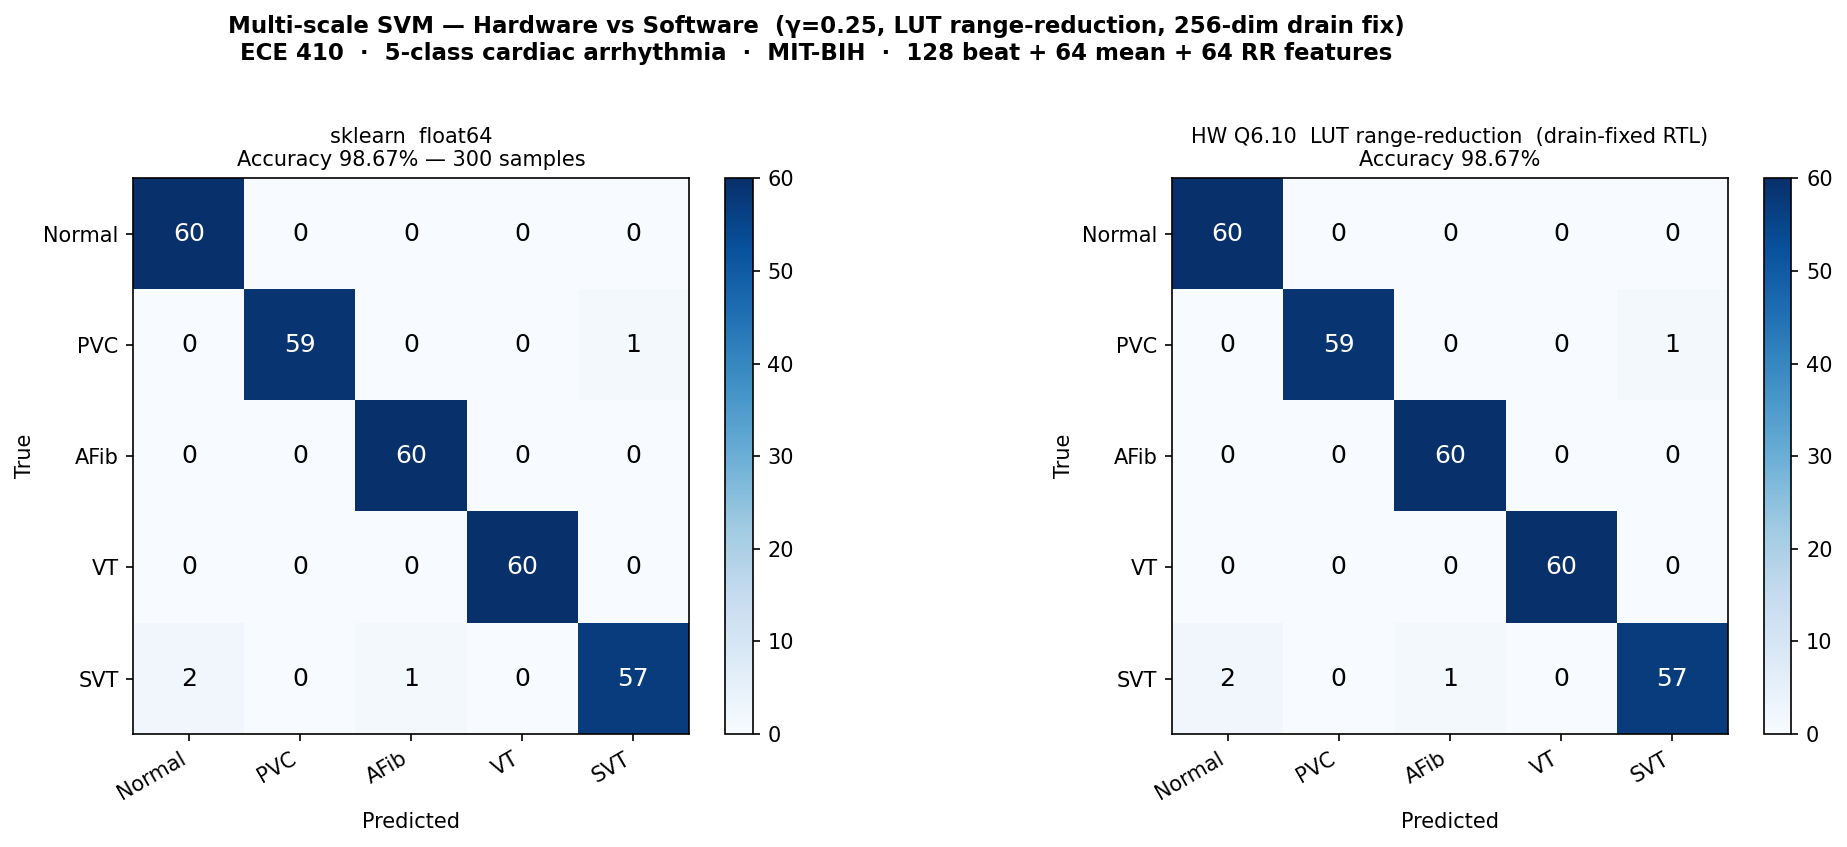

Python code for this plot:
"""
confusion_comparison.py  —  ECE410_project_tb_netlist
======================================================
Side-by-side confusion matrices: sklearn float64 vs HW Q6.10 LUT kernel.

HW kernel matrix is computed with Numba JIT (parallel prange).
The hw_dist_nb model includes the 2-cycle pipeline drain (Fix #10) so
all 256 feature dimensions contribute — matching the fixed RTL exactly.

Outputs:
  confusion_comparison.png  in the same directory as this script
"""

import sys, math, ctypes, warnings, time
import numpy as np
import matplotlib
matplotlib.use("Agg")
import matplotlib.pyplot as plt
from sklearn.svm import SVC
from sklearn.metrics import accuracy_score, confusion_matrix
from sklearn.model_selection import train_test_split
from numba import njit, prange

warnings.filterwarnings("ignore")

# ─────────────────────────────────────────────────────────────────────────────
# 0.  Constants
# ─────────────────────────────────────────────────────────────────────────────
FRAC_BITS        = 10
SCALE            = 1 << FRAC_BITS           # 1024
DIST_WIDTH       = 20
MAX_DIST_Q       = (1 << DIST_WIDTH) - 1    # 0xFFFFF

FEATURE_DIM      = 256
FEAT_SINGLE      = 128
FEAT_10BEAT      = 64
FEAT_100RR       = 64
HALF_SINGLE      = FEAT_SINGLE  // 2
HALF_10BEAT      = FEAT_10BEAT  // 2
N_BEATS_10       = 10
N_BEATS_100      = 100
NORMAL_RR        = 308

NUM_CLASSES      = 5
MAX_SV_PER_CLASS = 50
CLASS_NAMES      = ["Normal", "PVC", "AFib", "VT", "SVT"]
DEFAULT_GAMMA    = 0.25

HORNER_COEFFS = [1024, 1024, 512, 170, 42, 8, 1, 0, 0, 0, 0, 0, 0, 1, 1, 1]
EXP_INT_LUT   = [round(math.exp(-i) * SCALE) for i in range(16)]

import os
OUT_DIR = os.path.dirname(os.path.abspath(__file__))

# Numba-visible constant arrays
_EXP_LUT_NB  = np.array(EXP_INT_LUT,   dtype=np.int64)
_HORNER_NB   = np.array(HORNER_COEFFS, dtype=np.int64)

# ─────────────────────────────────────────────────────────────────────────────
# 1.  Numba-JIT HW functions
# ─────────────────────────────────────────────────────────────────────────────

@njit(cache=True)
def _to_i16(v):
    """Signed int16 wrap — same semantics as ctypes.c_int16."""
    v = int(v) & 0xFFFF
    if v >= 32768:
        v -= 65536
    return v


@njit(cache=True)
def hw_dist_nb(x_q, sv_q):
    """
    Fixed-point distance accumulator with 2-cycle drain.

    Models the svm_compute_core distance_matrix pipeline exactly after Fix #10:
      diff -> diff_squared -> accumulator  (2-stage delay)
    Two drain cycles after the last valid_in flush dim[254] and dim[255].
    All 256 feature dimensions are accumulated.
    """
    acc = np.int64(0)
    prev_d   = np.int64(0)
    prev_dsq = np.int64(0)
    for k in range(256):
        xi   = _to_i16(x_q[k])
        si   = _to_i16(sv_q[k])
        diff = _to_i16(xi - si)
        acc     += prev_dsq >> 10
        prev_dsq = prev_d * prev_d
        prev_d   = diff
    # drain 1
    acc     += prev_dsq >> 10
    prev_dsq = prev_d * prev_d
    # drain 2
    acc += prev_dsq >> 10
    if acc > np.int64(0xFFFFF):
        acc = np.int64(0xFFFFF)
    return acc


@njit(cache=True)
def hw_kernel_nb(gamma_q, dist_q, exp_lut, horner_c):
    """
    Range-reduction RBF kernel in Q6.10.
    exp(-γd²) = exp(-I) × exp(-F)
      I  = integer index into exp_lut (0-15)
      F  = fractional part, Horner polynomial for exp(-F/1024)
    """
    gamma_s = _to_i16(gamma_q)
    dist_u  = dist_q & np.int64(0xFFFFF)
    P       = gamma_s * dist_u
    I       = P >> 20
    F_q     = (P >> 10) & np.int64(1023)
    if I >= 16:
        return np.int64(0)
    lut_val = exp_lut[I]
    x      = _to_i16(-F_q)
    result = _to_i16(horner_c[15])
    for n in range(14, -1, -1):
        t32    = _to_i16(x) * _to_i16(result)
        result = _to_i16(horner_c[n] + (t32 >> 10))
    horner_val = np.int64(result)
    if horner_val < 0:    horner_val = np.int64(0)
    if horner_val > 1024: horner_val = np.int64(1024)
    combined = (lut_val * horner_val) >> 10
    if combined < 0:    combined = np.int64(0)
    if combined > 1024: combined = np.int64(1024)
    return combined


@njit(parallel=True, cache=True)
def compute_kernel_matrix_nb(X_q, SV_q, gamma_q, exp_lut, horner_c):
    """
    Parallel HW kernel matrix computation — Numba prange over test samples.
    X_q:  (N, 256) int32   SV_q: (M, 256) int32
    Returns (N, M) float64  (kernel values already divided by 1024).
    """
    N = X_q.shape[0]
    M = SV_q.shape[0]
    K = np.zeros((N, M), dtype=np.float64)
    for i in prange(N):
        for j in range(M):
            dq     = hw_dist_nb(X_q[i], SV_q[j])
            K[i,j] = hw_kernel_nb(gamma_q, dq, exp_lut, horner_c) / 1024.0
    return K


# ─────────────────────────────────────────────────────────────────────────────
# 2.  Fixed-point helpers (Python-side)
# ─────────────────────────────────────────────────────────────────────────────

def float_to_q10(f):
    return ctypes.c_uint16(int(round(f * SCALE))).value

def vecs_to_q10(X: np.ndarray) -> np.ndarray:
    """(N, D) float32 → (N, D) int32  Q6.10 encoding."""
    return np.round(X * SCALE).astype(np.int32)

# ─────────────────────────────────────────────────────────────────────────────
# 3.  Multi-scale feature extraction  (128 + 64 + 64 = 256 dims)
# ─────────────────────────────────────────────────────────────────────────────

def extract_multiscale(sig, all_beat_samples, beat_idx):
    s = int(all_beat_samples[beat_idx]); n = len(sig)
    if s < HALF_SINGLE or s + HALF_SINGLE > n:
        return None
    seg1 = sig[s - HALF_SINGLE : s + HALF_SINGLE].copy()
    pk1  = np.max(np.abs(seg1))
    if pk1 < 1e-6: return None
    seg1 = (seg1 / pk1).astype(np.float32)

    half10 = N_BEATS_10 // 2
    i0 = max(0, beat_idx - half10); i1 = min(len(all_beat_samples), beat_idx + half10)
    segs2 = []
    for bi in range(i0, i1):
        bs = int(all_beat_samples[bi])
        if bs >= HALF_10BEAT and bs + HALF_10BEAT <= n:
            seg = sig[bs - HALF_10BEAT : bs + HALF_10BEAT].astype(np.float32)
            pk2 = np.max(np.abs(seg))
            if pk2 > 1e-6: segs2.append(seg / pk2)
    if not segs2: return None
    seg2 = np.mean(segs2, axis=0).astype(np.float32)

    j0 = max(0, beat_idx - N_BEATS_100)
    rr_raw = np.diff(all_beat_samples[j0 : beat_idx + 1]).astype(np.float32)
    if len(rr_raw) < 2: return None
    rr_norm = np.clip(rr_raw / NORMAL_RR, 0.0, 2.0)
    seg3 = np.interp(np.linspace(0, 1, FEAT_100RR),
                     np.linspace(0, 1, len(rr_norm)), rr_norm).astype(np.float32)
    return np.concatenate([seg1, seg2, seg3])

# ─────────────────────────────────────────────────────────────────────────────
# 4.  MIT-BIH loader
# ─────────────────────────────────────────────────────────────────────────────
ALL_MITBIH = tuple(str(r) for r in list(range(100, 125)) + list(range(200, 235)))
_BEAT_SYMS = set("NLReEjJAaSVFQf")

def load_mitbih_beats(records=ALL_MITBIH, max_per_class=300):
    import wfdb
    BMAP = {"N": 0, "L": 0, "R": 0, "e": 0,
            "V": 1, "E": 1,
            "A": 4, "a": 4, "J": 4, "S": 4}
    beats = {i: [] for i in range(NUM_CLASSES)}
    for rec in records:
        try:
            r   = wfdb.rdrecord(rec, pn_dir="mitdb")
            ann = wfdb.rdann(rec, "atr", pn_dir="mitdb")
        except Exception as e:
            print(f"  [skip] {rec}: {e}"); continue
        sig = r.p_signal[:, 0].astype(np.float32)
        beat_samp_list, beat_sym_list = [], []
        for s, sym in zip(ann.sample, ann.symbol):
            if sym in _BEAT_SYMS:
                beat_samp_list.append(s); beat_sym_list.append(sym)
        if len(beat_samp_list) < 3: continue
        all_beat_samples = np.array(beat_samp_list, dtype=np.int32)
        afib_regions = []
        if hasattr(ann, "aux_note"):
            in_afib = False; afib_start = None
            for s, sym, aux in zip(ann.sample, ann.symbol, ann.aux_note):
                if sym == "+" and aux:
                    if "(AFIB" in aux: in_afib = True; afib_start = s
                    elif in_afib and "(" in aux:
                        afib_regions.append((afib_start, s)); in_afib = False
            if in_afib and afib_start is not None:
                afib_regions.append((afib_start, len(sig)))
        for beat_idx, (s_idx, sym) in enumerate(
                zip(all_beat_samples.tolist(), beat_sym_list)):
            in_afib = any(a0 <= s_idx <= a1 for a0, a1 in afib_regions)
            if in_afib and sym in ("N", "L", "R", "V", "A"): cls = 2
            elif sym in BMAP: cls = BMAP[sym]
            else: continue
            if len(beats[cls]) >= max_per_class: continue
            feat = extract_multiscale(sig, all_beat_samples, beat_idx)
            if feat is not None: beats[cls].append(feat)
    return beats

# ─────────────────────────────────────────────────────────────────────────────
# 5.  Synthetic ECG generators (fill gaps when real data is scarce)
# ─────────────────────────────────────────────────────────────────────────────

def _gauss(t, mu, sig, amp):
    return amp * np.exp(-0.5 * ((t - mu) / sig) ** 2)

def _rr_to_64(rr_samples):
    rr_norm = np.clip(np.asarray(rr_samples, np.float32) / NORMAL_RR, 0.0, 2.0)
    return np.interp(np.linspace(0, 1, 64),
                     np.linspace(0, 1, len(rr_norm)), rr_norm).astype(np.float32)

def _make_ms(beat_fn, rr_fn, n, noise1, noise2, rng):
    t128 = np.linspace(-1, 1, 128); t64 = np.linspace(-1, 1, 64); out = []
    for _ in range(n):
        s1 = beat_fn(t128, rng) + rng.normal(0, noise1, 128)
        s1 = (s1 / (np.max(np.abs(s1)) + 1e-9)).astype(np.float32)
        s2 = beat_fn(t64,  rng) + rng.normal(0, noise2, 64)
        s2 = (s2 / (np.max(np.abs(s2)) + 1e-9)).astype(np.float32)
        s3 = _rr_to_64(rr_fn(99, rng))
        out.append(np.concatenate([s1, s2, s3]))
    return out

def synth_normal(n, rng):
    def beat(t, r): return (_gauss(t,-0.50,0.08,0.15)+_gauss(t,-0.05,0.03,-0.15)
                            +_gauss(t, 0.00,0.04,1.00)+_gauss(t, 0.05,0.03,-0.10)
                            +_gauss(t, 0.35,0.10,0.35))
    def rr(nb, r):  return r.normal(NORMAL_RR, NORMAL_RR*0.05, nb)
    return _make_ms(beat, rr, n, 0.03, 0.02, rng)

def synth_pvc(n, rng):
    def beat(t, r):
        w = r.uniform(0.12, 0.18)
        return (_gauss(t,-0.02,w,-0.8)+_gauss(t,0.12,w*0.8,0.5)+_gauss(t,0.45,0.15,-0.4))
    def rr(nb, r):
        rv = r.normal(NORMAL_RR, NORMAL_RR*0.05, nb)
        for pos in r.choice(nb-1, max(1, int(nb*0.05)), replace=False):
            rv[pos] = r.uniform(0.68, 0.82)*NORMAL_RR
            rv[pos+1] = r.uniform(1.15, 1.35)*NORMAL_RR
        return rv
    return _make_ms(beat, rr, n, 0.04, 0.03, rng)

def synth_afib(n, rng):
    def beat(t, r):
        bl = sum(r.uniform(0.03,0.08)*np.sin(2*np.pi*ff*t+r.uniform(0,6.28))
                 for ff in r.uniform(4,10,6))
        o = r.uniform(-0.05, 0.05)
        return (_gauss(t,o-0.04,0.025,-0.12)+_gauss(t,o,0.035,0.90)
                +_gauss(t,o+0.04,0.025,-0.08)+_gauss(t,o+0.30,0.09,0.25)+bl)
    def rr(nb, r): return r.uniform(0.50*NORMAL_RR, 1.50*NORMAL_RR, nb)
    return _make_ms(beat, rr, n, 0.06, 0.05, rng)

def synth_vt(n, rng):
    def beat(t, r):
        w = r.uniform(0.10, 0.16); p = r.choice([-1, 1])
        return (_gauss(t,0.00,w,p*0.95)+_gauss(t,0.08,w*0.9,p*0.30)
                +_gauss(t,0.35,0.14,-p*0.35))
    def rr(nb, r): return r.normal(144, 4, nb)
    return _make_ms(beat, rr, n, 0.04, 0.03, rng)

def synth_svt(n, rng):
    def beat(t, r): return (_gauss(t,-0.02,0.030,-0.10)+_gauss(t, 0.00,0.035, 1.00)
                            +_gauss(t, 0.04,0.025,-0.08)+_gauss(t, 0.22,0.070, 0.25)
                            +_gauss(t, 0.18,0.040,-0.10))
    def rr(nb, r): return r.normal(120, 3, nb)
    return _make_ms(beat, rr, n, 0.03, 0.02, rng)

SYNTH_FNS = [synth_normal, synth_pvc, synth_afib, synth_vt, synth_svt]

# ─────────────────────────────────────────────────────────────────────────────
# 6.  Dataset builder
# ─────────────────────────────────────────────────────────────────────────────

def build_dataset(n_per_class=300):
    print("\n=== Loading MIT-BIH records (multi-scale features) ===")
    real = load_mitbih_beats(max_per_class=n_per_class)
    rng  = np.random.default_rng(42)
    X, y = [], []
    for cls in range(NUM_CLASSES):
        rb = real.get(cls, []); n_real = len(rb)
        n_syn = max(0, n_per_class - n_real)
        for b in rb:          X.append(b); y.append(cls)
        for b in SYNTH_FNS[cls](n_syn, rng): X.append(b); y.append(cls)
        print(f"  Class {cls} ({CLASS_NAMES[cls]:7s}): "
              f"{n_real:3d} real + {n_syn:3d} synthetic")
    return np.array(X, np.float32), np.array(y, np.int32)

# ─────────────────────────────────────────────────────────────────────────────
# 7.  OvO reconstruction helpers
# ─────────────────────────────────────────────────────────────────────────────

def make_ovo_fns(clf):
    n_cls        = len(clf.classes_)
    sv_class_idx = np.concatenate([np.full(nc, i)
                                   for i, nc in enumerate(clf.n_support_)])

    def reconstruct(K_mat):
        n_test  = K_mat.shape[0]
        n_pairs = n_cls * (n_cls - 1) // 2
        dec = np.zeros((n_test, n_pairs))
        p = 0
        for a in range(n_cls):
            for b in range(a + 1, n_cls):
                sa = sv_class_idx == a; sb = sv_class_idx == b
                dec[:, p] = (K_mat[:, sa] @ clf.dual_coef_[b-1, sa]
                           + K_mat[:, sb] @ clf.dual_coef_[a,   sb]
                           + clf.intercept_[p])
                p += 1
        return dec

    def vote(dec):
        votes = np.zeros((dec.shape[0], n_cls), dtype=int)
        p = 0
        for a in range(n_cls):
            for b in range(a + 1, n_cls):
                mask = dec[:, p] > 0
                votes[ mask, a] += 1
                votes[~mask, b] += 1
                p += 1
        return clf.classes_[np.argmax(votes, axis=1)]

    return reconstruct, vote

# ─────────────────────────────────────────────────────────────────────────────
# 8.  Plot helpers
# ─────────────────────────────────────────────────────────────────────────────

def plot_cm(ax, cm, title, fig):
    im = ax.imshow(cm, interpolation="nearest", cmap="Blues")
    fig.colorbar(im, ax=ax, fraction=0.046, pad=0.04)
    ax.set(xticks=range(NUM_CLASSES), yticks=range(NUM_CLASSES),
           xticklabels=CLASS_NAMES, yticklabels=CLASS_NAMES,
           xlabel="Predicted", ylabel="True")
    ax.set_title(title, fontsize=10)
    thresh = cm.max() / 2.0
    for i in range(NUM_CLASSES):
        for j in range(NUM_CLASSES):
            ax.text(j, i, str(cm[i, j]), ha="center", va="center", fontsize=12,
                    color="white" if cm[i, j] > thresh else "black")
    plt.setp(ax.get_xticklabels(), rotation=30, ha="right")

# ─────────────────────────────────────────────────────────────────────────────
# 9.  Main
# ─────────────────────────────────────────────────────────────────────────────

def main():
    print(f"EXP_INT_LUT = {EXP_INT_LUT}")

    # ── Dataset ──────────────────────────────────────────────────────────────
    X, y = build_dataset(n_per_class=300)
    X_tr, X_te, y_tr, y_te = train_test_split(
        X, y, test_size=0.2, stratify=y, random_state=42)

    # ── sklearn SVM ──────────────────────────────────────────────────────────
    gamma = DEFAULT_GAMMA
    print(f"\n=== Training sklearn RBF SVM  gamma={gamma}  C=1.0 ===")
    clf = SVC(kernel="rbf", gamma=gamma, C=1.0,
              decision_function_shape="ovr", random_state=42)
    clf.fit(X_tr, y_tr)
    print(f"  Total SVs: {clf.n_support_.sum()}  per class: "
          + " ".join(f"{CLASS_NAMES[i]}={clf.n_support_[i]}"
                     for i in range(NUM_CLASSES)))

    y_pred_sk = clf.predict(X_te)
    sk_acc    = accuracy_score(y_te, y_pred_sk)
    print(f"  sklearn accuracy: {sk_acc:.4f}")

    # ── HW kernel matrix (Numba) ─────────────────────────────────────────────
    sv_all  = clf.support_vectors_          # all sklearn SVs
    n_sv    = len(sv_all)
    N_eval  = len(X_te)

    # Q6.10 arrays
    gamma_q  = int(float_to_q10(gamma))
    X_q_te   = vecs_to_q10(X_te)           # (N_eval, 256) int32
    SV_q     = vecs_to_q10(sv_all)          # (n_sv,   256) int32

    # JIT warm-up (compiles on small arrays, cached for next run)
    print(f"\n=== HW kernel matrix: {N_eval} × {n_sv} SVs (Numba JIT) ===")
    _d = np.zeros((1, 256), dtype=np.int32)
    print("  Compiling Numba kernels (first run only)...", flush=True)
    _ = compute_kernel_matrix_nb(_d, _d, gamma_q, _EXP_LUT_NB, _HORNER_NB)
    print("  JIT ready.", flush=True)

    t0    = time.perf_counter()
    K_hw  = compute_kernel_matrix_nb(X_q_te, SV_q, gamma_q,
                                     _EXP_LUT_NB, _HORNER_NB)
    elapsed = time.perf_counter() - t0
    print(f"  Computed in {elapsed:.2f}s  (shape {K_hw.shape})")

    # ── OvO reconstruction ───────────────────────────────────────────────────
    reconstruct, vote = make_ovo_fns(clf)
    dec_hw        = reconstruct(K_hw)
    y_pred_hw     = vote(dec_hw)
    hw_acc        = accuracy_score(y_te, y_pred_hw)
    print(f"  HW accuracy (Q6.10 LUT drain-fixed + OvO): {hw_acc:.4f}")

    # ── Confusion matrices ───────────────────────────────────────────────────
    cm_sk = confusion_matrix(y_te, y_pred_sk, labels=list(range(NUM_CLASSES)))
    cm_hw = confusion_matrix(y_te, y_pred_hw, labels=list(range(NUM_CLASSES)))

    fig, axes = plt.subplots(1, 2, figsize=(14, 5.5))
    plot_cm(axes[0], cm_sk, fig=fig,
            title=f"sklearn  float64\nAccuracy {sk_acc:.2%} — {N_eval} samples")
    plot_cm(axes[1], cm_hw, fig=fig,
            title=f"HW Q6.10  LUT range-reduction  (drain-fixed RTL)\nAccuracy {hw_acc:.2%}")

    fig.suptitle(
        "Multi-scale SVM — Hardware vs Software  (γ=0.25, LUT range-reduction, "
        "256-dim drain fix)\n"
        "ECE 410  ·  5-class cardiac arrhythmia  ·  MIT-BIH  ·  "
        "128 beat + 64 mean + 64 RR features",
        fontsize=11, fontweight="bold", y=1.02)
    plt.tight_layout()
    out_path = os.path.join(OUT_DIR, "confusion_comparison.png")
    plt.savefig(out_path, dpi=150, bbox_inches="tight")
    plt.close()
    print(f"\n  Saved → {out_path}")

    # ── Per-class summary ────────────────────────────────────────────────────
    print(f"\n  {'Class':<8}  sklearn float64        HW Q6.10 drain-fixed")
    print(  "  " + "-"*55)
    for c, name in enumerate(CLASS_NAMES):
        sup   = cm_sk[c].sum()
        tp_sk = cm_sk[c, c]; tp_hw = cm_hw[c, c]
        print(f"  {name:<8}  {tp_sk:3d}/{sup:3d} ({tp_sk/sup:5.1%})"
              f"        {tp_hw:3d}/{sup:3d} ({tp_hw/sup:5.1%})")
    print(f"\n  Overall  sklearn={sk_acc:.4f}   HW={hw_acc:.4f}"
          f"   gap={abs(sk_acc-hw_acc):.4f}")


if __name__ == "__main__":
    main()
